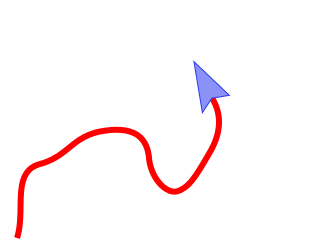
#> input picture shareCore/media/gpsTrack.png, 320 x 240 px; its folder holds only this picture in this run
$ python -i rotate.py   (imports and definitions only)   (older library calls are emulated)
#> lines starting #> are read from the running program, lines starting #| are printed output that depends on the picture
#!/usr/bin/env python
# __BEGIN_LICENSE__
# Copyright (C) 2008-2010 United States Government as represented by
# the Administrator of the National Aeronautics and Space Administration.
# All Rights Reserved.
# __END_LICENSE__

import PIL.Image as Image
from PIL import ImageChops
import os
import re
from glob import glob

REQ_SIZE = (48, 48)

def getbbox(im, threshold):
    '''like Image.getbbox(), but instead of cropping everything that is exactly 0,
    crops everything with the alpha channel below @threshold'''
    a = im.split()[-1]
    thresholded = ImageChops.add(a, ImageChops.constant(im, 0), 1.0, -threshold)
    return a.getbbox()

def rotateAntialias(im, angle, reqSize=REQ_SIZE):
    '''x = rotateAntialias(im, angle) is like x = im.rotate(angle) but
    gets best quality by rotating at twice the resolution of the output
    image, then downsampling with anti-aliasing.  note that the output
    image will generally not have exactly the requested reqSize;
    instead, all the rotations of the same image will be at the same
    scale.'''
    if float(reqSize[0]) / im.size[0] < float(reqSize[1]) / im.size[1]:
        outSize = (reqSize[0], int(float(reqSize[0])/im.size[0] * im.size[1]))
    else:
        outSize = (int(float(reqSize[1])/im.size[1] * im.size[0]), reqSize[1])
    if im.size[0] > outSize[0]*2:
        filter = Image.ANTIALIAS
    else:
        filter = Image.BICUBIC
    r = im.resize((outSize[0]*2, outSize[1]*2), filter)
    r = r.rotate(angle, Image.BICUBIC, expand=1)
    r = r.resize((r.size[0]//2, r.size[1]//2), Image.ANTIALIAS)
    r = r.crop(getbbox(r, 128))
    return r

def copyThumbnail(inPath, outPath, reqSize):
    im = Image.open(inPath)
    im.thumbnail(reqSize, Image.ANTIALIAS)
    im.save(outPath)

def copyThumbnails(builder, inDir, outDir, nameTransform=None, reqSize=REQ_SIZE):
    icons = glob('%s/*.png' % inDir) + glob('%s/*.jpg' % inDir)
    for inPath in icons:
        base, ext = os.path.splitext(os.path.basename(inPath))
        if nameTransform != None:
            base = nameTransform(base)
        outPath = '%s/%s%s' % (outDir, base, ext)
        builder.applyRule(outPath, [inPath],
                          lambda: copyThumbnail(inPath, outPath, reqSize))

def getOutPath(imPath, outputDir, angle):
    base, ext = os.path.splitext(os.path.basename(imPath))
    base = re.sub(r'Point$', '', base)
    return os.path.join(outputDir, '%s%03d%s' % (base, angle, ext))

def buildAllDirections(builder, imPath, outputDir):
    firstOutFile = getOutPath(imPath, outputDir, 0)
    builder.applyRule(firstOutFile, [imPath],
                      lambda: generateAllDirections(imPath, outputDir))

def generateAllDirections(imPath, outputDir):
#> called with imPath = '../media/gpsTrack.png', outputDir = 'out.png'
    im = Image.open(imPath)
#> im is the input picture: PIL image 320x240 RGB; mean R, G, B 253.7, 246.4, 247.5
    if not os.path.exists(outputDir):
        os.makedirs(outputDir)
    for angle in xrange(0, 360, 10):
        outPath = getOutPath(imPath, outputDir, angle)
        # PIL rotates counter-clockwise, angle is clockwise compass direction
        rotateAntialias(im, -angle).save(outPath)
#> this loop made 36 passes
#> pass 1, in rotateAntialias, `r = im.resize((outSize[0]*2, outSize[1]*2), filter)`:
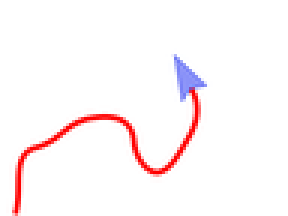
#> r: PIL image 96x72 RGB (shown 3 times larger); mean R, G, B 253.7, 246.3, 247.4
#> pass 1, in rotateAntialias, `r = r.resize((r.size[0]//2, r.size[1]//2), Image.ANTIALIAS)`:
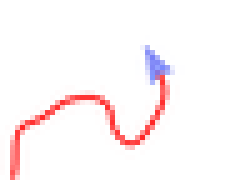
#> r: PIL image 48x36 RGB (shown 5 times larger); mean R, G, B 253.6, 245.6, 246.8
#> pass 1, in getbbox, `a = im.split()[-1]`:
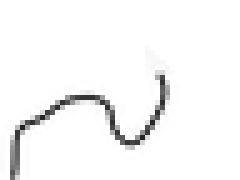
#> a: PIL image 48x36 L (shown 5 times larger); min 36, max 255, mean 246.8
#> pass 1, in getbbox, `thresholded = ImageChops.add(a, ImageChops.constant(im, 0), 1.0, -thre..`:
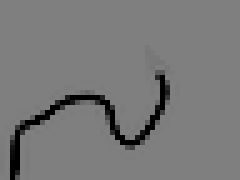
#> thresholded: PIL image 48x36 L (shown 5 times larger); min 0, max 127, mean 120.5

>>> result = generateAllDirections('../media/gpsTrack.png', 'out.png')
